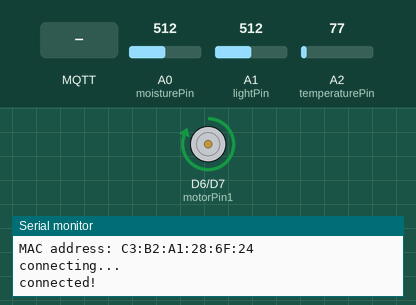
This sketch was run on a simulated Arduino MKR. On the bench: motor-driver pin pairs drawn as motors (green arrow = first pin HIGH = forward, orange = second pin HIGH = backward, longer = more drive), the last lines printed to the serial monitor. The test bench sets the inputs (shaded band); at power-on: A0 (moisturePin) = 512, A1 (lightPin) = 512, A2 (temperaturePin) = 77. WiFi joins after 1.5 s; servers stay silent unless stated; no MQTT or app messages arrive unless stated.

Above: at 12.7 s.
12.8 s: A0 (moisturePin) set to 107
14.3 s: A0 (moisturePin) set to 88
At 15.5 s:
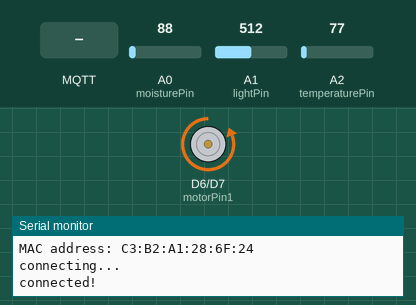
15.8 s: MQTT message "5" arrives on the first subscribed topic
At 16.9 s:
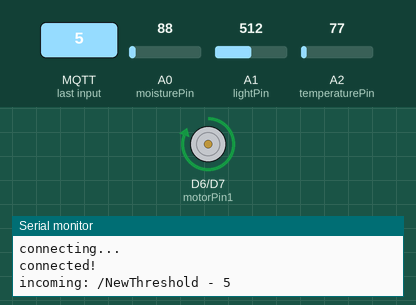
17.3 s: MQTT message "90" arrives on the first subscribed topic
At 18.3 s:
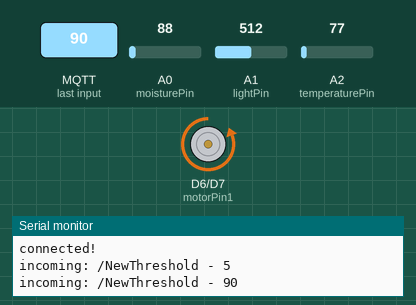
18.8 s: MQTT message "1" arrives on the first subscribed topic
At 19.8 s:
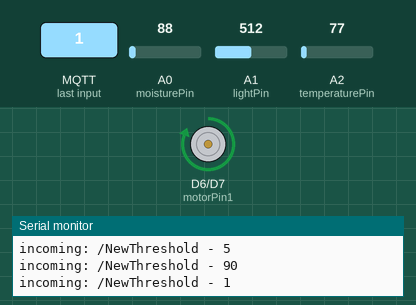
Timing chart, 0 to 21.3 s (numbered marks = the images above; inputs shaded):
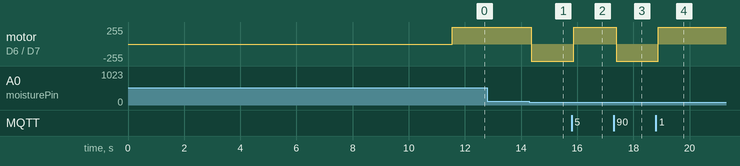

The sketch:

Siftr-through-wifi-SEND.ino
```cpp
/*

 This example connects to an unencrypted Wifi network.
 Then it prints the  MAC address of the Wifi module,
 the IP address obtained, and other network details.

 created 13 July 2010
 by dlf (Metodo2 srl)
 modified 31 May 2012
 by Tom Igoe
 */

 /* This program specificall turns on and off a ballvalve.
  *  It receives sensor values from another arduino and turns on and off
  *  a ball valve (with hbridge) accordingly
  *  I had to use #include <WiFiNINA.h> and WiFiClient net; //from wifinina
MQTTClient client; //from Shiftr to make this work.

It takes about 1 minute to connect to the internet
  */
#include <SPI.h>
#include <WiFiNINA.h>
#include <MQTT.h> //from Shiftr

#include "arduino_secrets.h"
///////please enter your sensitive data in the Secret tab/arduino_secrets.h

WiFiClient net; //from wifinina
MQTTClient client; //from Shiftr

unsigned long lastMillis = 0;
int moistureThreshold = 100;  // this is to hold the value for the soil moisture thresholdmoistureThreshold = 100;
int moisturePin = A0; // this defines the pin A0 as the moisture sensor pin
int moistureReading;  // this holds the reading from the moisture sensor
int lightPin = A1;  // this defines the pin A1 as the light sensor pin
int lightReading;  // this holds the reading from the light sensor
int temperaturePin = A2; // this defines the pin A2 as the temperature sensor pin
int temperatureReading;  // this holds the reading from the temperature sensor
int motorPin1 = 6; // Ball-Motor
int motorPin2 = 7; // Ball-Motor
char ssid[] = SECRET_SSID;        // your network SSID (name)
char pass[] = SECRET_PASS;    // your network password (use for WPA, or use as key for WEP)
int status = WL_IDLE_STATUS;     // the Wifi radio's status


void setup() {

  pinMode(motorPin1, OUTPUT); //set pins as output
  pinMode(motorPin2, OUTPUT);  //set pins as output
  pinMode (moisturePin,INPUT); // Initializing soil moisture sensor as input
  pinMode (lightPin,INPUT); // Initializing light sensor as input
  pinMode (temperaturePin,INPUT); // Initializing soil temperature sensor as input

// WIFI stuff
              //Initialize serial and wait for port to open:
              Serial.begin(9600);
              while (!Serial) {
                ; // wait for serial port to connect. Needed for native USB port only
              }

              // check for the WiFi module:
              if (WiFi.status() == WL_NO_MODULE) {
                Serial.println("Communication with WiFi module failed!");
                // don't continue
                while (true);
              }

              String fv = WiFi.firmwareVersion();
              if (fv < "1.0.0") {
                Serial.println("Please upgrade the firmware");
              }

              // attempt to connect to Wifi network:
              while (status != WL_CONNECTED) {
                Serial.print("Attempting to connect to WPA SSID: ");
                Serial.println(ssid);
                // Connect to WPA/WPA2 network:
                status = WiFi.begin(ssid, pass);

                // wait 10 seconds for connection:
                delay(10000);

              }

              // you're connected now, so print out the data:
              Serial.print("You're connected to the network");
              printCurrentNet();
              printWifiData();

  //  The following is for Shiftr - connecting
  client.begin("broker.shiftr.io", net);
  client.onMessage(messageReceived);  // call this function (message received) whenever there is a message

  connect();
}

void loop() {
  client.loop();

  if (!client.connected()) {
    connect();
  }

  moistureReading = analogRead(moisturePin);
  lightReading = analogRead(lightPin);
  temperatureReading = analogRead(temperaturePin);
  temperatureReading = map(temperatureReading, 0, 625, -40, 85);
  if (moistureReading < moistureThreshold)  {  // reads moistureReading - if smaller than moistureThreshold then open valve

  // Turn the motor in one direction
  digitalWrite(motorPin1, LOW); //close
  digitalWrite(motorPin2, HIGH);
  }

  else{
  digitalWrite(motorPin1, HIGH); //open
  digitalWrite(motorPin2, LOW);
  }
  delay (100);

  if (millis() - lastMillis > 10000) {
    lastMillis = millis();
    //Serial.print("moistureThreshold value");
    //Serial.println(moistureThreshold);
    client.publish("/WetSoil", String(moistureReading)); // sending to shiftr    client.publish("/WetSoil", String(moisture-reading)); // sending to shiftr
    client.publish("/Light", String(lightReading)); // sending to shiftr    client.publish("/WetSoil", String(moisture-reading)); // sending to shiftr
    client.publish("/Temperature", String(temperatureReading)); // sending to shiftr    client.publish("/WetSoil", String(moisture-reading)); // sending to shiftr
  }

}

void connect() {
  Serial.print("connecting...");
  while (!client.connect("Foresta-InclusiveSEND3SENSOR", "83aa4496", "02ffd19115bcd0ed")) {
    Serial.print(".");
    delay(1000);
  }

  Serial.println("\nconnected!");  //  '/n' means start at new line

  client.subscribe("/NewThreshold");  //     '/' all names start with a slash
  //client.unsubscribe("/NewThreshold");
}

void messageReceived(String &topic, String &payload) {   // string is a type of variable - a series of characters (topic= /moistureThreshold   payload= the value
  moistureThreshold = payload.toInt(); // this translates the payload string into an integer, which is now stored in sensorValue
  Serial.println("incoming: " + topic + " - " + payload);  // see serial - this is how the information is displayed

}

//WIFI stuff
              void printWifiData() {
                // print your board's IP address:
                IPAddress ip = WiFi.localIP();
                Serial.print("IP Address: ");
                Serial.println(ip);
                Serial.println(ip);

                // print your MAC address:
                byte mac[6];
                WiFi.macAddress(mac);
                Serial.print("MAC address: ");
                printMacAddress(mac);
              }

              void printCurrentNet() {
                // print the SSID of the network you're attached to:
                Serial.print("SSID: ");
                Serial.println(WiFi.SSID());

                // print the MAC address of the router you're attached to:
                byte bssid[6];
                WiFi.BSSID(bssid);
                Serial.print("BSSID: ");
                printMacAddress(bssid);

                // print the received signal strength:
                long rssi = WiFi.RSSI();
                Serial.print("signal strength (RSSI):");
                Serial.println(rssi);

                // print the encryption type:
                byte encryption = WiFi.encryptionType();
                Serial.print("Encryption Type:");
                Serial.println(encryption, HEX);
                Serial.println();
              }

              void printMacAddress(byte mac[]) {
                for (int i = 5; i >= 0; i--) {
                  if (mac[i] < 16) {
                    Serial.print("0");
                  }
                  Serial.print(mac[i], HEX);
                  if (i > 0) {
                    Serial.print(":");
                  }
                }
                Serial.println();
              }
```

arduino_secrets.h
```cpp
#define SECRET_SSID "Evol"
#define SECRET_PASS "5138loove"
```

Measured:
- the behaviour switches between 100 and 99 on A0 (moisturePin) (found by bisection; images 0 and 1)
- after the input at 12.8 s, every drawn part: stays the same
- after the input at 14.3 s, motor on D6 (motorPin1) / D7 (motorPin2): forward 255/255 → backward 255/255 after 0.07 s
- after the input at 15.8 s, motor on D6 (motorPin1) / D7 (motorPin2): backward 255/255 → forward 255/255 after 0.08 s
- after the input at 17.3 s, motor on D6 (motorPin1) / D7 (motorPin2): forward 255/255 → backward 255/255 after 0.09 s
- after the input at 18.8 s, motor on D6 (motorPin1) / D7 (motorPin2): backward 255/255 → forward 255/255 after 0.10 s
